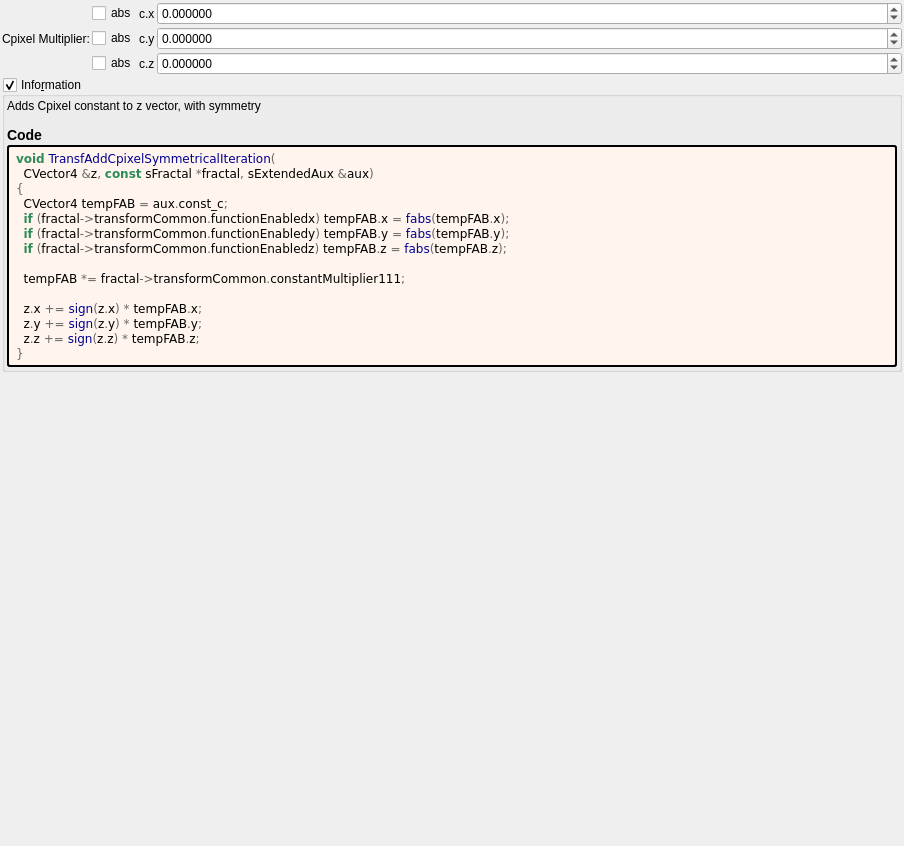
<?xml version="1.0" encoding="UTF-8"?>
<ui version="4.0">
 <class>transf_add_cpixel_symmetrical</class>
 <widget class="QWidget" name="Form">
  <property name="geometry">
   <rect>
    <x>0</x>
    <y>0</y>
    <width>904</width>
    <height>846</height>
   </rect>
  </property>
  <property name="windowTitle">
   <string notr="true">transf_add_cpixel_symmetrical</string>
  </property>
  <layout class="QVBoxLayout" name="verticalLayout">
   <property name="spacing">
    <number>2</number>
   </property>
   <property name="leftMargin">
    <number>2</number>
   </property>
   <property name="topMargin">
    <number>2</number>
   </property>
   <property name="rightMargin">
    <number>2</number>
   </property>
   <property name="bottomMargin">
    <number>2</number>
   </property>
   <item>
    <layout class="QGridLayout" name="gridLayout_23" columnstretch="0,0,0,1">
     <property name="spacing">
      <number>2</number>
     </property>
     <item row="0" column="3">
      <widget class="MyDoubleSpinBox" name="spinbox3_transf_constant_multiplier_111_x">
       <property name="sizePolicy">
        <sizepolicy hsizetype="Minimum" vsizetype="Maximum">
         <horstretch>0</horstretch>
         <verstretch>0</verstretch>
        </sizepolicy>
       </property>
       <property name="prefix">
        <string/>
       </property>
       <property name="suffix">
        <string/>
       </property>
       <property name="decimals">
        <number>6</number>
       </property>
       <property name="minimum">
        <double>-99.989999999999995</double>
       </property>
       <property name="maximum">
        <double>99.989999999999995</double>
       </property>
       <property name="singleStep">
        <double>0.100000000000000</double>
       </property>
      </widget>
     </item>
     <item row="1" column="3">
      <widget class="MyDoubleSpinBox" name="spinbox3_transf_constant_multiplier_111_y">
       <property name="sizePolicy">
        <sizepolicy hsizetype="Minimum" vsizetype="Maximum">
         <horstretch>0</horstretch>
         <verstretch>0</verstretch>
        </sizepolicy>
       </property>
       <property name="prefix">
        <string/>
       </property>
       <property name="suffix">
        <string/>
       </property>
       <property name="decimals">
        <number>6</number>
       </property>
       <property name="minimum">
        <double>-99.989999999999995</double>
       </property>
       <property name="maximum">
        <double>99.989999999999995</double>
       </property>
       <property name="singleStep">
        <double>0.100000000000000</double>
       </property>
      </widget>
     </item>
     <item row="0" column="1">
      <widget class="MyCheckBox" name="checkBox_transf_function_enabledx">
       <property name="text">
        <string notr="true">abs</string>
       </property>
      </widget>
     </item>
     <item row="2" column="1">
      <widget class="MyCheckBox" name="checkBox_transf_function_enabledz">
       <property name="text">
        <string notr="true">abs</string>
       </property>
      </widget>
     </item>
     <item row="2" column="3">
      <widget class="MyDoubleSpinBox" name="spinbox3_transf_constant_multiplier_111_z">
       <property name="sizePolicy">
        <sizepolicy hsizetype="Minimum" vsizetype="Maximum">
         <horstretch>0</horstretch>
         <verstretch>0</verstretch>
        </sizepolicy>
       </property>
       <property name="prefix">
        <string/>
       </property>
       <property name="suffix">
        <string/>
       </property>
       <property name="decimals">
        <number>6</number>
       </property>
       <property name="minimum">
        <double>-99.989999999999995</double>
       </property>
       <property name="maximum">
        <double>99.989999999999995</double>
       </property>
       <property name="singleStep">
        <double>0.100000000000000</double>
       </property>
      </widget>
     </item>
     <item row="1" column="0">
      <widget class="QLabel" name="label_112">
       <property name="text">
        <string>Cpixel Multiplier:</string>
       </property>
      </widget>
     </item>
     <item row="2" column="2">
      <widget class="QLabel" name="label_111">
       <property name="text">
        <string notr="true">c.z</string>
       </property>
      </widget>
     </item>
     <item row="1" column="1">
      <widget class="MyCheckBox" name="checkBox_transf_function_enabledy">
       <property name="text">
        <string notr="true">abs</string>
       </property>
      </widget>
     </item>
     <item row="0" column="2">
      <widget class="QLabel" name="label_109">
       <property name="text">
        <string notr="true">c.x</string>
       </property>
      </widget>
     </item>
     <item row="1" column="2">
      <widget class="QLabel" name="label_110">
       <property name="text">
        <string notr="true">c.y</string>
       </property>
      </widget>
     </item>
    </layout>
   </item>
   <item>
    <widget class="MyGroupBox" name="groupCheck_info">
     <property name="title">
      <string>Info&amp;rmation</string>
     </property>
     <property name="flat">
      <bool>false</bool>
     </property>
     <property name="checkable">
      <bool>true</bool>
     </property>
     <layout class="QVBoxLayout" name="verticalLayout_2">
      <property name="spacing">
       <number>2</number>
      </property>
      <property name="leftMargin">
       <number>2</number>
      </property>
      <property name="topMargin">
       <number>2</number>
      </property>
      <property name="rightMargin">
       <number>2</number>
      </property>
      <property name="bottomMargin">
       <number>2</number>
      </property>
      <item>
       <widget class="QLabel" name="label_information_general">
        <property name="text">
         <string notr="true">&lt;p&gt;Adds Cpixel constant to z vector, with symmetry&lt;/p&gt;&lt;table&gt;
&lt;/table&gt;
&lt;h3&gt;Code&lt;/h3&gt;</string>
        </property>
        <property name="wordWrap">
         <bool>true</bool>
        </property>
        <property name="openExternalLinks">
         <bool>true</bool>
        </property>
        <property name="textInteractionFlags">
         <set>Qt::LinksAccessibleByMouse|Qt::TextSelectableByMouse</set>
        </property>
       </widget>
      </item>
      <item>
       <widget class="QLabel" name="label_code_content">
        <property name="styleSheet">
         <string notr="true">border-style: outset; border-width: 2px; border-radius: 3px; border-color: black; background-color: #fff5ee; padding: 4px;</string>
        </property>
        <property name="text">
         <string notr="true">&lt;body style=&quot;background-color:#fff5ee&quot;&gt;
&lt;pre style=&quot;color:#000000; background-color:#fff5ee;  font-family:'Courier New',monospace;&quot;&gt;&lt;span style=&quot;color:#2e8b57; font-weight:bold&quot;&gt;void&lt;/span&gt; &lt;span style=&quot;color:#00008f&quot;&gt;TransfAddCpixelSymmetricalIteration&lt;/span&gt;&lt;span style=&quot;color:#676767&quot;&gt;(&lt;/span&gt;
  CVector4 &lt;span style=&quot;color:#676767&quot;&gt;&amp;amp;&lt;/span&gt;z&lt;span style=&quot;color:#676767&quot;&gt;,&lt;/span&gt; &lt;span style=&quot;color:#2e8b57; font-weight:bold&quot;&gt;const&lt;/span&gt; sFractal &lt;span style=&quot;color:#676767&quot;&gt;*&lt;/span&gt;fractal&lt;span style=&quot;color:#676767&quot;&gt;,&lt;/span&gt; sExtendedAux &lt;span style=&quot;color:#676767&quot;&gt;&amp;amp;&lt;/span&gt;aux&lt;span style=&quot;color:#676767&quot;&gt;)&lt;/span&gt;
&lt;span style=&quot;color:#676767&quot;&gt;{&lt;/span&gt;
  CVector4 tempFAB &lt;span style=&quot;color:#676767&quot;&gt;=&lt;/span&gt; aux&lt;span style=&quot;color:#676767&quot;&gt;.&lt;/span&gt;const_c&lt;span style=&quot;color:#676767&quot;&gt;;&lt;/span&gt;
  &lt;span style=&quot;color:#2e8b57; font-weight:bold&quot;&gt;if&lt;/span&gt; &lt;span style=&quot;color:#676767&quot;&gt;(&lt;/span&gt;fractal&lt;span style=&quot;color:#676767&quot;&gt;-&amp;gt;&lt;/span&gt;transformCommon&lt;span style=&quot;color:#676767&quot;&gt;.&lt;/span&gt;functionEnabledx&lt;span style=&quot;color:#676767&quot;&gt;)&lt;/span&gt; tempFAB&lt;span style=&quot;color:#676767&quot;&gt;.&lt;/span&gt;x &lt;span style=&quot;color:#676767&quot;&gt;=&lt;/span&gt; &lt;span style=&quot;color:#00008f&quot;&gt;fabs&lt;/span&gt;&lt;span style=&quot;color:#676767&quot;&gt;(&lt;/span&gt;tempFAB&lt;span style=&quot;color:#676767&quot;&gt;.&lt;/span&gt;x&lt;span style=&quot;color:#676767&quot;&gt;);&lt;/span&gt;
  &lt;span style=&quot;color:#2e8b57; font-weight:bold&quot;&gt;if&lt;/span&gt; &lt;span style=&quot;color:#676767&quot;&gt;(&lt;/span&gt;fractal&lt;span style=&quot;color:#676767&quot;&gt;-&amp;gt;&lt;/span&gt;transformCommon&lt;span style=&quot;color:#676767&quot;&gt;.&lt;/span&gt;functionEnabledy&lt;span style=&quot;color:#676767&quot;&gt;)&lt;/span&gt; tempFAB&lt;span style=&quot;color:#676767&quot;&gt;.&lt;/span&gt;y &lt;span style=&quot;color:#676767&quot;&gt;=&lt;/span&gt; &lt;span style=&quot;color:#00008f&quot;&gt;fabs&lt;/span&gt;&lt;span style=&quot;color:#676767&quot;&gt;(&lt;/span&gt;tempFAB&lt;span style=&quot;color:#676767&quot;&gt;.&lt;/span&gt;y&lt;span style=&quot;color:#676767&quot;&gt;);&lt;/span&gt;
  &lt;span style=&quot;color:#2e8b57; font-weight:bold&quot;&gt;if&lt;/span&gt; &lt;span style=&quot;color:#676767&quot;&gt;(&lt;/span&gt;fractal&lt;span style=&quot;color:#676767&quot;&gt;-&amp;gt;&lt;/span&gt;transformCommon&lt;span style=&quot;color:#676767&quot;&gt;.&lt;/span&gt;functionEnabledz&lt;span style=&quot;color:#676767&quot;&gt;)&lt;/span&gt; tempFAB&lt;span style=&quot;color:#676767&quot;&gt;.&lt;/span&gt;z &lt;span style=&quot;color:#676767&quot;&gt;=&lt;/span&gt; &lt;span style=&quot;color:#00008f&quot;&gt;fabs&lt;/span&gt;&lt;span style=&quot;color:#676767&quot;&gt;(&lt;/span&gt;tempFAB&lt;span style=&quot;color:#676767&quot;&gt;.&lt;/span&gt;z&lt;span style=&quot;color:#676767&quot;&gt;);&lt;/span&gt;

  tempFAB &lt;span style=&quot;color:#676767&quot;&gt;*=&lt;/span&gt; fractal&lt;span style=&quot;color:#676767&quot;&gt;-&amp;gt;&lt;/span&gt;transformCommon&lt;span style=&quot;color:#676767&quot;&gt;.&lt;/span&gt;constantMultiplier111&lt;span style=&quot;color:#676767&quot;&gt;;&lt;/span&gt;

  z&lt;span style=&quot;color:#676767&quot;&gt;.&lt;/span&gt;x &lt;span style=&quot;color:#676767&quot;&gt;+=&lt;/span&gt; &lt;span style=&quot;color:#00008f&quot;&gt;sign&lt;/span&gt;&lt;span style=&quot;color:#676767&quot;&gt;(&lt;/span&gt;z&lt;span style=&quot;color:#676767&quot;&gt;.&lt;/span&gt;x&lt;span style=&quot;color:#676767&quot;&gt;) *&lt;/span&gt; tempFAB&lt;span style=&quot;color:#676767&quot;&gt;.&lt;/span&gt;x&lt;span style=&quot;color:#676767&quot;&gt;;&lt;/span&gt;
  z&lt;span style=&quot;color:#676767&quot;&gt;.&lt;/span&gt;y &lt;span style=&quot;color:#676767&quot;&gt;+=&lt;/span&gt; &lt;span style=&quot;color:#00008f&quot;&gt;sign&lt;/span&gt;&lt;span style=&quot;color:#676767&quot;&gt;(&lt;/span&gt;z&lt;span style=&quot;color:#676767&quot;&gt;.&lt;/span&gt;y&lt;span style=&quot;color:#676767&quot;&gt;) *&lt;/span&gt; tempFAB&lt;span style=&quot;color:#676767&quot;&gt;.&lt;/span&gt;y&lt;span style=&quot;color:#676767&quot;&gt;;&lt;/span&gt;
  z&lt;span style=&quot;color:#676767&quot;&gt;.&lt;/span&gt;z &lt;span style=&quot;color:#676767&quot;&gt;+=&lt;/span&gt; &lt;span style=&quot;color:#00008f&quot;&gt;sign&lt;/span&gt;&lt;span style=&quot;color:#676767&quot;&gt;(&lt;/span&gt;z&lt;span style=&quot;color:#676767&quot;&gt;.&lt;/span&gt;z&lt;span style=&quot;color:#676767&quot;&gt;) *&lt;/span&gt; tempFAB&lt;span style=&quot;color:#676767&quot;&gt;.&lt;/span&gt;z&lt;span style=&quot;color:#676767&quot;&gt;;&lt;/span&gt;
&lt;span style=&quot;color:#676767&quot;&gt;}&lt;/span&gt;
&lt;/pre&gt;
&lt;/body&gt;</string>
        </property>
        <property name="wordWrap">
         <bool>true</bool>
        </property>
        <property name="openExternalLinks">
         <bool>true</bool>
        </property>
        <property name="textInteractionFlags">
         <set>Qt::LinksAccessibleByMouse|Qt::TextSelectableByMouse</set>
        </property>
       </widget>
      </item>
     </layout>
    </widget>
   </item>
   <item>
    <spacer name="verticalSpacer">
     <property name="orientation">
      <enum>Qt::Vertical</enum>
     </property>
     <property name="sizeHint" stdset="0">
      <size>
       <width>20</width>
       <height>40</height>
      </size>
     </property>
    </spacer>
   </item>
  </layout>
 </widget>
 <customwidgets>
  <customwidget>
   <class>MyDoubleSpinBox</class>
   <extends>QDoubleSpinBox</extends>
   <header>my_double_spin_box.h</header>
  </customwidget>
  <customwidget>
   <class>MyGroupBox</class>
   <extends>QGroupBox</extends>
   <header>my_group_box.h</header>
   <container>1</container>
  </customwidget>
  <customwidget>
   <class>MyCheckBox</class>
   <extends>QCheckBox</extends>
   <header>my_check_box.h</header>
  </customwidget>
 </customwidgets>
 <tabstops>
  <tabstop>checkBox_transf_function_enabledx</tabstop>
  <tabstop>spinbox3_transf_constant_multiplier_111_x</tabstop>
  <tabstop>checkBox_transf_function_enabledy</tabstop>
  <tabstop>spinbox3_transf_constant_multiplier_111_y</tabstop>
  <tabstop>checkBox_transf_function_enabledz</tabstop>
  <tabstop>spinbox3_transf_constant_multiplier_111_z</tabstop>
  <tabstop>groupCheck_info</tabstop>
 </tabstops>
 <resources/>
 <connections/>
</ui>
